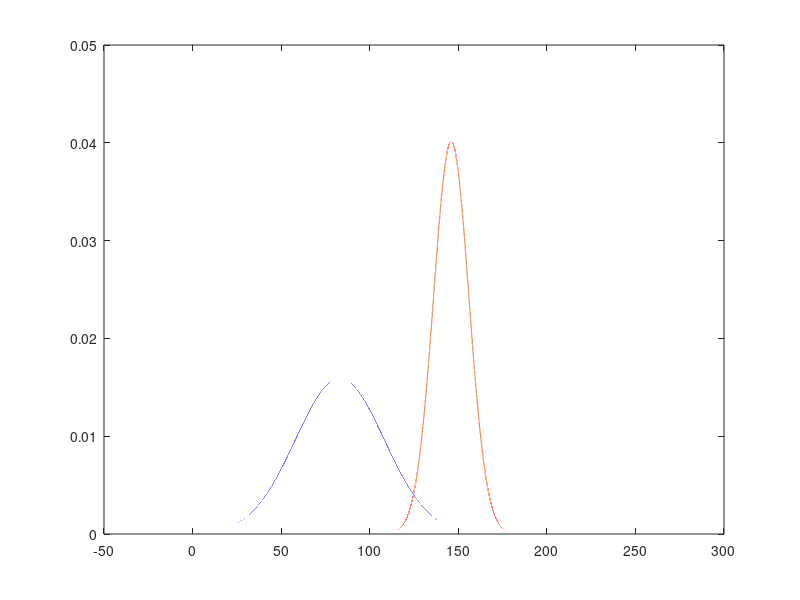

Source code (MATLAB):
A = [130 146 133 95 71 71 62 78; 130 146 133 92 62 71 62 71; 139 146 146 120 62 55 55 55; 139 139 139 146 117 112 117 110; 139 139 139 139 139 139 139 139; 146 142 139 139 139 143 125 139; 156 159 159 159 159 146 159 159; 168 159 156 159 159 159 139 159];
B = zeros(8);
C = [];
D = [];
for i=1:64
    if A(i) >= 128 
        B(i) = 1;
        D = [D, A(i)];
    else
        C = [C, A(i)];
    end
end

B
A(A < 125) = 0;
A(A >= 125) = 1;
A

disp(mean(C));
disp(std(C));
disp(mean(D));
disp(std(D));

x = -30:0.001:260;
y = normpdf(x,mean(C),std(C));
z = normpdf(x,mean(D),std(D));
plot (x,y,x,z);




